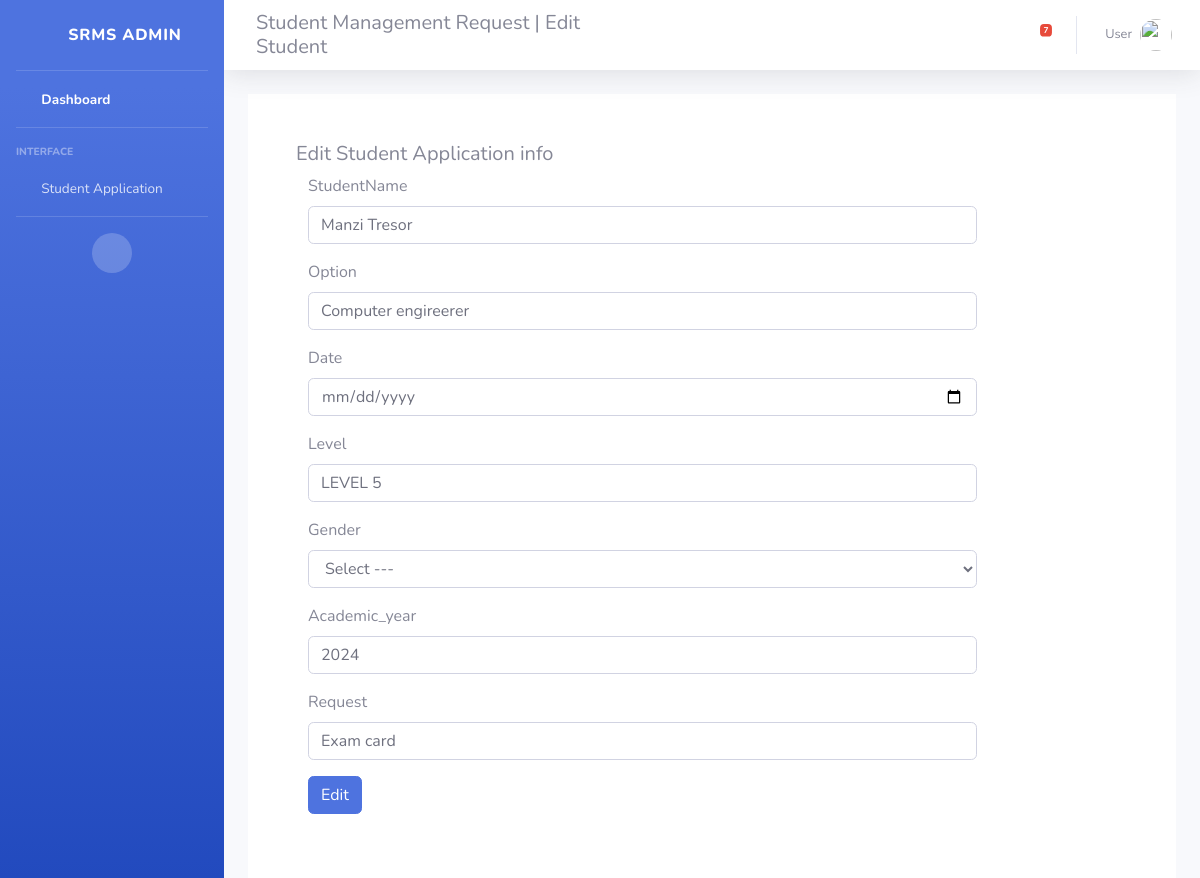
Screenshot of /edit_student/1 (signed in) with the database file from the repository.
### simple/models.py (models this page shows, shortened)
class StudentData(models.Model):
    StudentName = models.CharField(max_length=255)
    Option = models.CharField(max_length=255)
    Date = models.DateField()
    Level = models.CharField(max_length=255)
    Academic_year = models.CharField(max_length=255,default='2023')
    Expired = models.DateField()
    Request = models.CharField(max_length=255,default="Exam card")
    Gender = models.CharField(max_length=255,default="male")

### simple/views.py (the view, shortened to what this page needs)
# urls.py: path('edit_student/<int:id>',views.edit_student,name='edit_student'),
@login_required(login_url='login')
def edit_student(request,id):
    dataedit = StudentData.objects.count()
    select = StudentData.objects.all()
    getId = StudentData.objects.get(id=id)
    return render(request,'edit_student.html',{"data":getId,"dataedit":dataedit,"data2":select})

### templates/edit_student.html (shortened to what this page needs)
{% load static %}
<!DOCTYPE html>
<html lang="en">
<head>
    <link href="{% static 'vendor/fontawesome-free/css/all.min.css' %}" rel="stylesheet" type="text/css">
    <link href="{% static 'css/sb-admin-2.min.css' %}" rel="stylesheet">
</head>
<body id="page-top">
    <div id="wrapper">
        <ul class="navbar-nav bg-gradient-primary sidebar sidebar-dark accordion" id="accordionSidebar">
            <a class="sidebar-brand d-flex align-items-center justify-content-center" href="index.html">
                <div class="sidebar-brand-icon rotate-n-15">
                    <i class="fas fa-laugh-wink"></i>
                </div>
                <div class="sidebar-brand-text mx-3">SRMS Admin</div>
            </a>
            <hr class="sidebar-divider my-0">
            <li class="nav-item active">
                <a class="nav-link" href="{% url 'dashboard' %}">
                    <i class="fas fa-fw fa-tachometer-alt"></i>
                    <span>Dashboard</span></a>
            </li>
            <hr class="sidebar-divider">
            <div class="sidebar-heading">
                Interface
            </div>
            <li class="nav-item">
                <a class="nav-link collapsed" href="#" data-toggle="collapse" data-target="#collapseTwo"
                    aria-expanded="true" aria-controls="collapseTwo">
                    <i class="fas fa-fw fa-cog"></i>
                    <span>Student Application</span>
                </a>
            </li>
            <hr class="sidebar-divider d-none d-md-block">
            <div class="text-center d-none d-md-inline">
                <button class="rounded-circle border-0" id="sidebarToggle"></button>
            </div>
        </ul>
        <div id="content-wrapper" class="d-flex flex-column">
            <div id="content">
                <nav class="navbar navbar-expand navbar-light bg-white topbar mb-4 static-top shadow">
                    <form
                    class="d-none d-sm-inline-block form-inline mr-auto ml-md-3 my-2 my-md-0 mw-100 navbar-search">
                   <p class="text-center">
                    <h5>
                    Student Management Request | Edit Student
                </h5>
                   </p>
                </form>
                    <ul class="navbar-nav ml-auto">
                        <li class="nav-item dropdown no-arrow mx-1">
                            <a class="nav-link dropdown-toggle" href="#" id="messagesDropdown" role="button"
                                data-toggle="dropdown" aria-haspopup="true" aria-expanded="false">
                                <i class="fas fa-envelope fa-fw"></i>
                                <span class="badge badge-danger badge-counter">{{dataedit}}</span>
                            </a>
                        </li>
                        <li class="nav-item dropdown no-arrow">
                            <a class="nav-link dropdown-toggle" href="#" id="userDropdown" role="button"
                                data-toggle="dropdown" aria-haspopup="true" aria-expanded="false">
                                <span class="mr-2 d-none d-lg-inline text-gray-600 small">User</span>
                                <img class="img-profile rounded-circle"
                                    src="{% static 'img/undraw_profile.svg' %}">
                            </a>
                        </li>
                    </ul>
                </nav>
            </div>
                <div class="container-fluid">
                        <div class="container-fluid bg-white p-5 ">
                        <div class="row">
                                    <div class="col-md-12">
                                        <div class="panel">
                                            <div class="panel-heading">
                                                <div class="panel-title">
                                                    <h5>Edit Student Application info</h5>
                                                </div>
                                            </div>
                                            <div class="panel-body">
                                                <form class="form-horizontal" method="post" action="{% url 'edit_student' data.id %}">
                                            <div class="form-group">
                                            <label for="default" class="col-sm-2 control-label">StudentName</label>
                                            <div class="col-sm-10">
                                            <input type="text" name="studentname" class="form-control" id="address" required="required" autocomplete="off" value="{{data.StudentName}}">
                                            </div>
                                            </div>
                                            <div class="form-group">
                                            <label for="default" class="col-sm-2 control-label">Option</label>
                                            <div class="col-sm-10">
                                            <input type="text" name="option" class="form-control" id="option" required="required" autocomplete="off" value="{{data.Option}}">
                                            </div>
                                            </div>
                                            <div class="form-group">
                                                <label for="default" class="col-sm-2 control-label">Date</label>
                                                <div class="col-sm-10">
                                                <input type="date" name="date" class="form-control" id="date" required="required" autocomplete="off" value="{{data.Date}}">
                                                </div>
                                                </div>
                                            <div class="form-group">
                                            <label for="default" class="col-sm-2 control-label">Level</label>
                                            <div class="col-sm-10">
                                            <input type="text" name="level" class="form-control" id="level" required="required" autocomplete="off" value="{{data.Level}}">
                                            </div>
                                            </div>
                                            <div class="form-group">
                                                <label for="default" class="col-sm-2 control-label">Gender</label>
                                                <div class="col-sm-10">
                                                <select name="gender" class="form-control">
                                                    <option>Select ---</option>
                                                </select>
                                                </div>
                                                </div>
                                                <div class="form-group">
                                                    <label for="default" class="col-sm-2 control-label">Academic_year</label>
                                                    <div class="col-sm-10">
                                                    <input type="text" name="academic_year" class="form-control" id="academic_year" required="required" autocomplete="off" value="{{data.Academic_year}}">
                                                    </div>
                                                    </div>
                                                <div class="form-group">
                                                    <label for="default" class="col-sm-2 control-label">Request</label>
                                                    <div class="col-sm-10">
                                                    <input type="text" name="request" class="form-control" id="request" required="required" autocomplete="off" value="{{data.Request}}">
                                                    </div>
                                                    </div>
                                                    <div class="form-group">
                                                        <div class="col-sm-offset-2 col-sm-10">
                                                            <button type="submit" name="submit" class="btn btn-primary">Edit</button>
                                                        </div>
                                                    </div>
                                                </form>
                                            </div>
                                        </div>
                                    </div>
                                </div>
                    </div>
                </div>
            </div>
        </div>
</body>
</html>

### rows the page displays
StudentData: studentname "Manzi Tresor", option "Computer engireerer", level "LEVEL 5", academic_year "2024", request "Exam card"

### other values shown
{{ dataedit }} "7"
